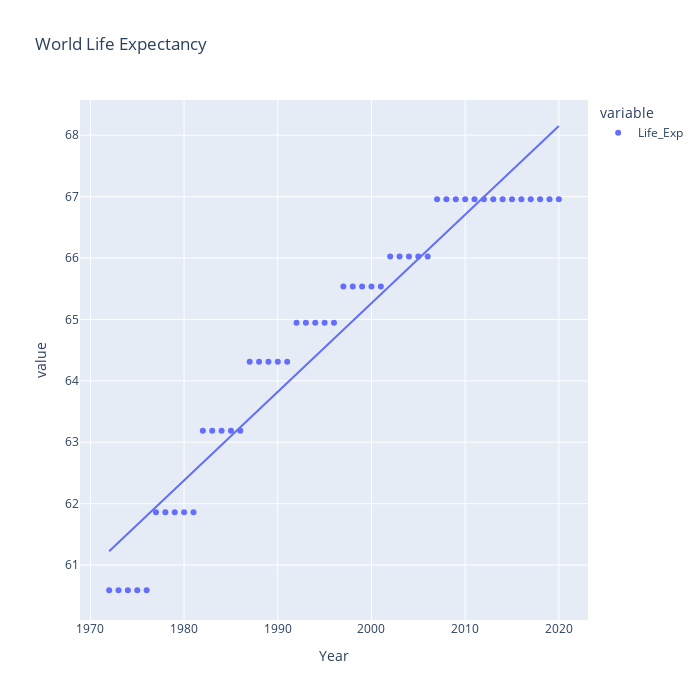
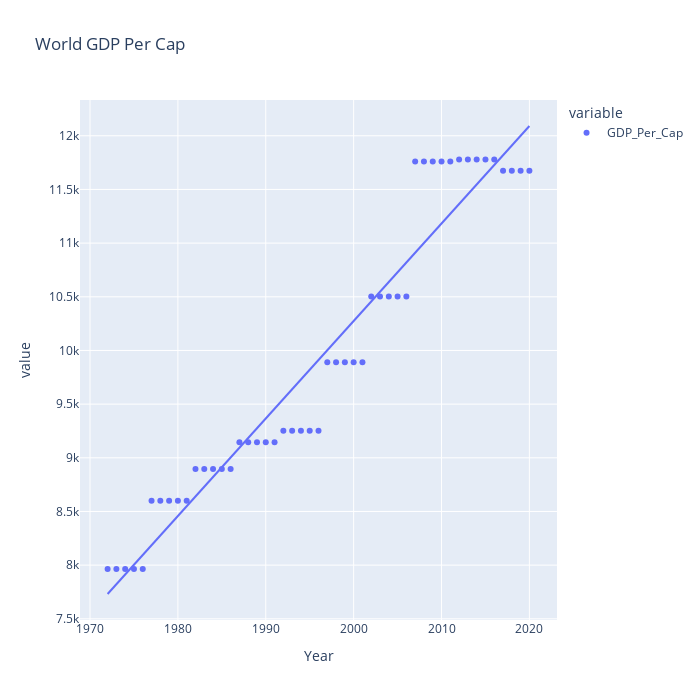
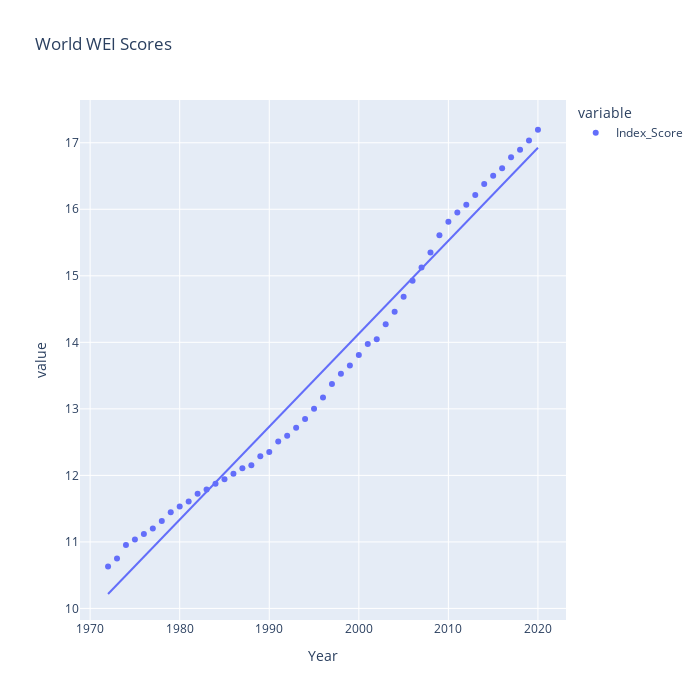

Notebook source saved alongside these figures, in order:
### Markdown cell above
# Worldwide 
- plotting three variables worldwide from 1972-2020, plotly objects
- life, life expectancy
- gdp, gdp per capita
- index, women's empowerment index scores

### Code cell
#plotly scatterplots life_exp
life = px.scatter(world['Life_Exp'], marginal_y=None, title='World Life Expectancy', 
                 width=700, height=700, trendline='ols')


#gdp per cap
gdp = px.scatter(world['GDP_Per_Cap'], marginal_y=None, title='World GDP Per Cap', 
                 width=700, height=700, trendline='ols')


#plotly scatterplots provide multiple charts using marginal_y or _x:
index = px.scatter(world['Index_Score'], marginal_y=None, title='World WEI Scores', 
                 width=700, height=700, trendline='ols')

life.show(), gdp.show(), index.show()

### Figure 1 — Plotly figure (JSON) as saved in the notebook; plotly's stock layout.template omitted (floating-point values rounded to 4 significant figures)
{"data": [{"hovertemplate": "variable=Life_Exp<br>Year=%{x}<br>value=%{y}<extra></extra>", "legendgroup": "Life_Exp", "marker": {"color": "#636efa", "symbol": "circle"}, "mode": "markers", "name": "Life_Exp", "orientation": "v", "showlegend": true, "type": "scatter", "x": [1972, 1973, 1974, 1975, 1976, 1977, 1978, 1979, 1980, 1981, 1982, 1983, 1984, 1985, 1986, 1987, 1988, 1989, 1990, 1991, 1992, 1993, 1994, 1995, 1996, 1997, 1998, 1999, 2000, 2001, 2002, 2003, 2004, 2005, 2006, 2007, 2008, 2009, 2010, 2011, 2012, 2013, 2014, 2015, 2016, 2017, 2018, 2019, 2020], "xaxis": "x", "y": [60.59, 60.59, 60.59, 60.59, 60.59, 61.86, 61.86, 61.86, 61.86, 61.86, 63.19, 63.19, 63.19, 63.19, 63.19, 64.31, 64.31, 64.31, 64.31, 64.31, 64.95, 64.95, 64.95, 64.95, 64.95, 65.54, 65.54, 65.54, 65.54, 65.54, 66.03, 66.03, 66.03, 66.03, 66.03, 66.96, 66.96, 66.96, 66.96, 66.96, 66.96, 66.96, 66.96, 66.96, 66.96, 66.96, 66.96, 66.96, 66.96], "yaxis": "y"}, {"hovertemplate": "<b>OLS trendline</b><br>value = 0.144259 * Year + -223.254<br>R<sup>2</sup>=0.923583<br><br>variable=Life_Exp<br>Year=%{x}<br>value=%{y} <b>(trend)</b><extra></extra>", "legendgroup": "Life_Exp", "marker": {"color": "#636efa", "symbol": "circle"}, "mode": "lines", "name": "Life_Exp", "showlegend": false, "type": "scatter", "x": [1972, 1973, 1974, 1975, 1976, 1977, 1978, 1979, 1980, 1981, 1982, 1983, 1984, 1985, 1986, 1987, 1988, 1989, 1990, 1991, 1992, 1993, 1994, 1995, 1996, 1997, 1998, 1999, 2000, 2001, 2002, 2003, 2004, 2005, 2006, 2007, 2008, 2009, 2010, 2011, 2012, 2013, 2014, 2015, 2016, 2017, 2018, 2019, 2020], "xaxis": "x", "y": [61.23, 61.37, 61.51, 61.66, 61.8, 61.95, 62.09, 62.24, 62.38, 62.52, 62.67, 62.81, 62.96, 63.1, 63.25, 63.39, 63.53, 63.68, 63.82, 63.97, 64.11, 64.26, 64.4, 64.54, 64.69, 64.83, 64.98, 65.12, 65.26, 65.41, 65.55, 65.7, 65.84, 65.99, 66.13, 66.27, 66.42, 66.56, 66.71, 66.85, 67.0, 67.14, 67.28, 67.43, 67.57, 67.72, 67.86, 68.01, 68.15], "yaxis": "y"}], "layout": {"height": 700, "legend": {"title": {"text": "variable"}, "tracegroupgap": 0}, "title": {"text": "World Life Expectancy"}, "width": 700, "xaxis": {"anchor": "y", "autorange": true, "domain": [0, 1], "range": [1969.0, 2023.0], "title": {"text": "Year"}, "type": "linear"}, "yaxis": {"anchor": "x", "autorange": true, "domain": [0, 1], "range": [60.11, 68.57], "title": {"text": "value"}, "type": "linear"}}}

### Figure 2 — Plotly figure (JSON) as saved in the notebook; plotly's stock layout.template omitted (floating-point values rounded to 4 significant figures)
{"data": [{"hovertemplate": "variable=GDP_Per_Cap<br>Year=%{x}<br>value=%{y}<extra></extra>", "legendgroup": "GDP_Per_Cap", "marker": {"color": "#636efa", "symbol": "circle"}, "mode": "markers", "name": "GDP_Per_Cap", "orientation": "v", "showlegend": true, "type": "scatter", "x": [1972, 1973, 1974, 1975, 1976, 1977, 1978, 1979, 1980, 1981, 1982, 1983, 1984, 1985, 1986, 1987, 1988, 1989, 1990, 1991, 1992, 1993, 1994, 1995, 1996, 1997, 1998, 1999, 2000, 2001, 2002, 2003, 2004, 2005, 2006, 2007, 2008, 2009, 2010, 2011, 2012, 2013, 2014, 2015, 2016, 2017, 2018, 2019, 2020], "xaxis": "x", "y": [7965.0, 7965.0, 7965.0, 7965.0, 7965.0, 8601.0, 8601.0, 8601.0, 8601.0, 8601.0, 8896.0, 8896.0, 8896.0, 8896.0, 8896.0, 9144.0, 9144.0, 9144.0, 9144.0, 9144.0, 9253.0, 9253.0, 9253.0, 9253.0, 9253.0, 9891.0, 9891.0, 9891.0, 9891.0, 9891.0, 10500.0, 10500.0, 10500.0, 10500.0, 10500.0, 11760.0, 11760.0, 11760.0, 11760.0, 11760.0, 11780.0, 11780.0, 11780.0, 11780.0, 11780.0, 11670.0, 11670.0, 11670.0, 11670.0], "yaxis": "y"}, {"hovertemplate": "<b>OLS trendline</b><br>value = 90.8327 * Year + -171391<br>R<sup>2</sup>=0.934501<br><br>variable=GDP_Per_Cap<br>Year=%{x}<br>value=%{y} <b>(trend)</b><extra></extra>", "legendgroup": "GDP_Per_Cap", "marker": {"color": "#636efa", "symbol": "circle"}, "mode": "lines", "name": "GDP_Per_Cap", "showlegend": false, "type": "scatter", "x": [1972, 1973, 1974, 1975, 1976, 1977, 1978, 1979, 1980, 1981, 1982, 1983, 1984, 1985, 1986, 1987, 1988, 1989, 1990, 1991, 1992, 1993, 1994, 1995, 1996, 1997, 1998, 1999, 2000, 2001, 2002, 2003, 2004, 2005, 2006, 2007, 2008, 2009, 2010, 2011, 2012, 2013, 2014, 2015, 2016, 2017, 2018, 2019, 2020], "xaxis": "x", "y": [7731.0, 7822.0, 7913.0, 8004.0, 8094.0, 8185.0, 8276.0, 8367.0, 8458.0, 8549.0, 8639.0, 8730.0, 8821.0, 8912.0, 9003.0, 9094.0, 9184.0, 9275.0, 9366.0, 9457.0, 9548.0, 9639.0, 9729.0, 9820.0, 9911.0, 10000.0, 10090.0, 10180.0, 10270.0, 10370.0, 10460.0, 10550.0, 10640.0, 10730.0, 10820.0, 10910.0, 11000.0, 11090.0, 11180.0, 11270.0, 11360.0, 11460.0, 11550.0, 11640.0, 11730.0, 11820.0, 11910.0, 12000.0, 12090.0], "yaxis": "y"}], "layout": {"height": 700, "legend": {"title": {"text": "variable"}, "tracegroupgap": 0}, "title": {"text": "World GDP Per Cap"}, "width": 700, "xaxis": {"anchor": "y", "autorange": true, "domain": [0, 1], "range": [1969.0, 2023.0], "title": {"text": "Year"}, "type": "linear"}, "yaxis": {"anchor": "x", "autorange": true, "domain": [0, 1], "range": [7489.0, 12330.0], "title": {"text": "value"}, "type": "linear"}}}

### Figure 3 — Plotly figure (JSON) as saved in the notebook; plotly's stock layout.template omitted (floating-point values rounded to 4 significant figures)
{"data": [{"hovertemplate": "variable=Index_Score<br>Year=%{x}<br>value=%{y}<extra></extra>", "legendgroup": "Index_Score", "marker": {"color": "#636efa", "symbol": "circle"}, "mode": "markers", "name": "Index_Score", "orientation": "v", "showlegend": true, "type": "scatter", "x": [1972, 1973, 1974, 1975, 1976, 1977, 1978, 1979, 1980, 1981, 1982, 1983, 1984, 1985, 1986, 1987, 1988, 1989, 1990, 1991, 1992, 1993, 1994, 1995, 1996, 1997, 1998, 1999, 2000, 2001, 2002, 2003, 2004, 2005, 2006, 2007, 2008, 2009, 2010, 2011, 2012, 2013, 2014, 2015, 2016, 2017, 2018, 2019, 2020], "xaxis": "x", "y": [10.63, 10.75, 10.95, 11.04, 11.12, 11.2, 11.31, 11.44, 11.53, 11.61, 11.72, 11.79, 11.87, 11.94, 12.02, 12.11, 12.15, 12.29, 12.35, 12.51, 12.6, 12.72, 12.85, 13.0, 13.17, 13.38, 13.53, 13.65, 13.81, 13.98, 14.05, 14.27, 14.46, 14.68, 14.93, 15.12, 15.35, 15.61, 15.81, 15.95, 16.07, 16.22, 16.38, 16.51, 16.62, 16.78, 16.9, 17.03, 17.2], "yaxis": "y"}, {"hovertemplate": "<b>OLS trendline</b><br>value = 0.139733 * Year + -265.336<br>R<sup>2</sup>=0.978546<br><br>variable=Index_Score<br>Year=%{x}<br>value=%{y} <b>(trend)</b><extra></extra>", "legendgroup": "Index_Score", "marker": {"color": "#636efa", "symbol": "circle"}, "mode": "lines", "name": "Index_Score", "showlegend": false, "type": "scatter", "x": [1972, 1973, 1974, 1975, 1976, 1977, 1978, 1979, 1980, 1981, 1982, 1983, 1984, 1985, 1986, 1987, 1988, 1989, 1990, 1991, 1992, 1993, 1994, 1995, 1996, 1997, 1998, 1999, 2000, 2001, 2002, 2003, 2004, 2005, 2006, 2007, 2008, 2009, 2010, 2011, 2012, 2013, 2014, 2015, 2016, 2017, 2018, 2019, 2020], "xaxis": "x", "y": [10.22, 10.36, 10.5, 10.64, 10.78, 10.92, 11.06, 11.19, 11.33, 11.47, 11.61, 11.75, 11.89, 12.03, 12.17, 12.31, 12.45, 12.59, 12.73, 12.87, 13.01, 13.15, 13.29, 13.43, 13.57, 13.71, 13.85, 13.99, 14.13, 14.27, 14.41, 14.55, 14.69, 14.83, 14.97, 15.11, 15.25, 15.39, 15.53, 15.67, 15.81, 15.95, 16.09, 16.23, 16.37, 16.5, 16.64, 16.78, 16.92], "yaxis": "y"}], "layout": {"height": 700, "legend": {"title": {"text": "variable"}, "tracegroupgap": 0}, "title": {"text": "World WEI Scores"}, "width": 700, "xaxis": {"anchor": "y", "autorange": true, "domain": [0, 1], "range": [1969.0, 2023.0], "title": {"text": "Year"}, "type": "linear"}, "yaxis": {"anchor": "x", "autorange": true, "domain": [0, 1], "range": [9.826, 17.64], "title": {"text": "value"}, "type": "linear"}}}
